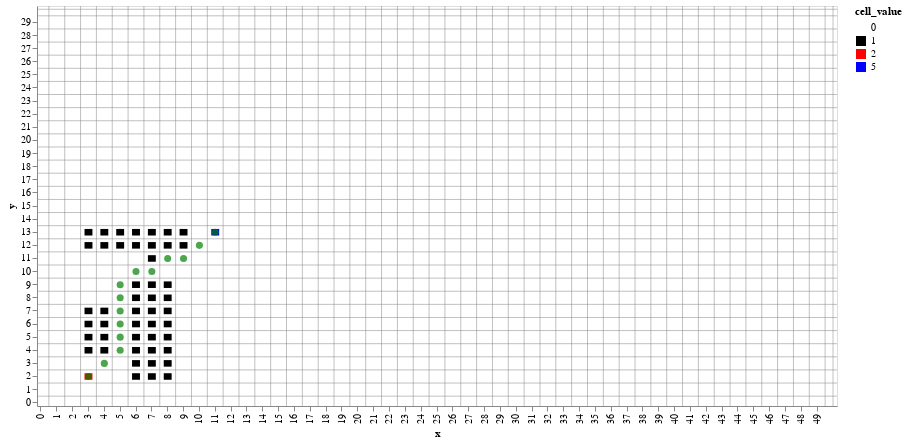

Notebook code cell kept with this figure:
### Code cell
# Provides visualization of the grids with explored robot path
flat_grid = [cell for row in grid_matrix for cell in row]
df = pd.DataFrame(flat_grid, columns=['x', 'y', 'cell_value'])

color_scale = alt.Scale(domain=[0, 1, 2, 5], range=['white', 'black', 'red', 'blue'])

heatmap = alt.Chart(df).mark_rect().encode(
    x=alt.X('x:O', axis=alt.Axis(title='x', values=list(range(0, 51, 1)))),
    y=alt.Y('y:O', axis=alt.Axis(title='y', values=list(range(0, 31, 1))), sort='descending'),
    color=alt.Color('cell_value:N', scale=color_scale)
).properties(
    width=800,
    height=400
)

coordinates = [node.coord for node in path] 
path_df = pd.DataFrame(coordinates, columns=['x', 'y'])

path_map = alt.Chart(path_df).mark_point(color='green', filled=True, size=50).encode(
    x=alt.X('x:O', axis=alt.Axis(title='x', values=list(range(0, 51, 1)))),
    y=alt.Y('y:O', axis=alt.Axis(title='y', values=list(range(0, 31, 1))), sort='descending')
)

horizontal_grid = alt.Chart(pd.DataFrame({'y': [i + 0.5 for i in range(31)]})).mark_rule(color='gray', strokeWidth=0.5).encode(
    y=alt.Y('y:O', sort='descending') 
)

vertical_grid = alt.Chart(pd.DataFrame({'x': [i + 0.5 for i in range(51)]})).mark_rule(color='gray', strokeWidth=0.5).encode(
    x='x:O'
)

heatmap = heatmap + horizontal_grid + vertical_grid + path_map
heatmap

### Figure 1 — Vega-Lite specification as saved in the notebook (floating-point values rounded to 4 significant figures; data arrays with more than 128 entries replaced by an {"elided": "..."} marker saying what was removed)
{"config": {"view": {"continuousWidth": 300, "continuousHeight": 300}}, "layer": [{"data": {"name": "data-8e2732be9e876b5a93ad1a97dd9edf26"}, "mark": {"type": "rect"}, "encoding": {"color": {"field": "cell_value", "scale": {"domain": [0, 1, 2, 5], "range": ["white", "black", "red", "blue"]}, "type": "nominal"}, "x": {"axis": {"title": "x", "values": [0, 1, 2, 3, 4, 5, 6, 7, 8, 9, 10, 11, 12, 13, 14, 15, 16, 17, 18, 19, 20, 21, 22, 23, 24, 25, 26, 27, 28, 29, 30, 31, 32, 33, 34, 35, 36, 37, 38, 39, 40, 41, 42, 43, 44, 45, 46, 47, 48, 49, 50]}, "field": "x", "type": "ordinal"}, "y": {"axis": {"title": "y", "values": [0, 1, 2, 3, 4, 5, 6, 7, 8, 9, 10, 11, 12, 13, 14, 15, 16, 17, 18, 19, 20, 21, 22, 23, 24, 25, 26, 27, 28, 29, 30]}, "field": "y", "sort": "descending", "type": "ordinal"}}}, {"data": {"name": "data-c5f172dd1685e211f7001412b3fb416e"}, "mark": {"type": "rule", "color": "gray", "strokeWidth": 0.5}, "encoding": {"y": {"field": "y", "sort": "descending", "type": "ordinal"}}}, {"data": {"name": "data-fc49149bfd7fe327f80a205caed9c5bf"}, "mark": {"type": "rule", "color": "gray", "strokeWidth": 0.5}, "encoding": {"x": {"field": "x", "type": "ordinal"}}}, {"data": {"name": "data-df994ab8acd9db0f67e0e6e4a8dc6d6a"}, "mark": {"type": "point", "color": "green", "filled": true, "size": 50}, "encoding": {"x": {"axis": {"title": "x", "values": [0, 1, 2, 3, 4, 5, 6, 7, 8, 9, 10, 11, 12, 13, 14, 15, 16, 17, 18, 19, 20, 21, 22, 23, 24, 25, 26, 27, 28, 29, 30, 31, 32, 33, 34, 35, 36, 37, 38, 39, 40, 41, 42, 43, 44, 45, 46, 47, 48, 49, 50]}, "field": "x", "type": "ordinal"}, "y": {"axis": {"title": "y", "values": [0, 1, 2, 3, 4, 5, 6, 7, 8, 9, 10, 11, 12, 13, 14, 15, 16, 17, 18, 19, 20, 21, 22, 23, 24, 25, 26, 27, 28, 29, 30]}, "field": "y", "sort": "descending", "type": "ordinal"}}}], "height": 400, "width": 800, "$schema": "https://vega.github.io/schema/vega-lite/v5.16.3.json", "datasets": {"data-8e2732be9e876b5a93ad1a97dd9edf26": {"elided": "1500 records"}, "data-c5f172dd1685e211f7001412b3fb416e": [{"y": 0.5}, {"y": 1.5}, {"y": 2.5}, {"y": 3.5}, {"y": 4.5}, {"y": 5.5}, {"y": 6.5}, {"y": 7.5}, {"y": 8.5}, {"y": 9.5}, {"y": 10.5}, {"y": 11.5}, {"y": 12.5}, {"y": 13.5}, {"y": 14.5}, {"y": 15.5}, {"y": 16.5}, {"y": 17.5}, {"y": 18.5}, {"y": 19.5}, {"y": 20.5}, {"y": 21.5}, {"y": 22.5}, {"y": 23.5}, {"y": 24.5}, {"y": 25.5}, {"y": 26.5}, {"y": 27.5}, {"y": 28.5}, {"y": 29.5}, {"y": 30.5}], "data-fc49149bfd7fe327f80a205caed9c5bf": [{"x": 0.5}, {"x": 1.5}, {"x": 2.5}, {"x": 3.5}, {"x": 4.5}, {"x": 5.5}, {"x": 6.5}, {"x": 7.5}, {"x": 8.5}, {"x": 9.5}, {"x": 10.5}, {"x": 11.5}, {"x": 12.5}, {"x": 13.5}, {"x": 14.5}, {"x": 15.5}, {"x": 16.5}, {"x": 17.5}, {"x": 18.5}, {"x": 19.5}, {"x": 20.5}, {"x": 21.5}, {"x": 22.5}, {"x": 23.5}, {"x": 24.5}, {"x": 25.5}, {"x": 26.5}, {"x": 27.5}, {"x": 28.5}, {"x": 29.5}, {"x": 30.5}, {"x": 31.5}, {"x": 32.5}, {"x": 33.5}, {"x": 34.5}, {"x": 35.5}, {"x": 36.5}, {"x": 37.5}, {"x": 38.5}, {"x": 39.5}, {"x": 40.5}, {"x": 41.5}, {"x": 42.5}, {"x": 43.5}, {"x": 44.5}, {"x": 45.5}, {"x": 46.5}, {"x": 47.5}, {"x": 48.5}, {"x": 49.5}, {"x": 50.5}], "data-df994ab8acd9db0f67e0e6e4a8dc6d6a": [{"x": 3, "y": 2}, {"x": 4, "y": 3}, {"x": 5, "y": 4}, {"x": 5, "y": 5}, {"x": 5, "y": 6}, {"x": 5, "y": 7}, {"x": 5, "y": 8}, {"x": 5, "y": 9}, {"x": 6, "y": 10}, {"x": 7, "y": 10}, {"x": 8, "y": 11}, {"x": 9, "y": 11}, {"x": 10, "y": 12}, {"x": 11, "y": 13}]}}
